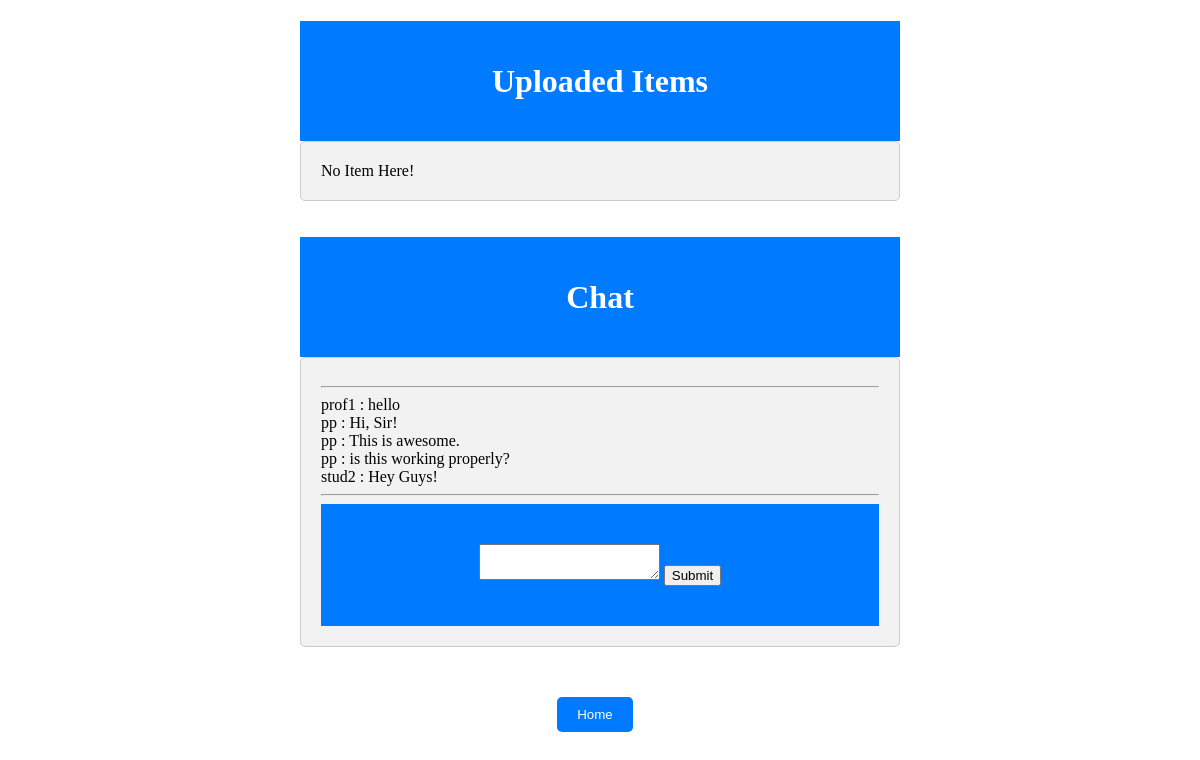
/viewcontents?course_id=2 (signed in), run on the app's committed database.
### app.py (models this page shows)
class MessegeStore(db.Model):
    messege_id = db.Column(db.Integer, primary_key=True, autoincrement=True)
    course_id = db.Column(db.Integer, nullable=False)
    messege_content = db.Column(db.String(1500), nullable=False)
    sender_name = db.Column(db.String(30), nullable=False)

### app.py (the view)
@app.route('/viewcontents')
def viewcontents():
    if current_user.is_authenticated:
        s_uname = current_user.uname
        cid = request.args.get('course_id')
        crs = Course.query.filter_by(id=cid).first()
        items = Upload.query.filter_by(owner = crs.teacher_uname, cid=cid).all()
        messeges = MessegeStore.query.filter_by(course_id = cid).all()
        return render_template('course_page_for_students.html', t_uname=crs.teacher_uname, s_uname=s_uname, crs=crs, items=items, messeges = messeges)

### app.py (called while the page is built)
@login_manager.user_loader
def load_user(uname):
    return User.query.filter_by(uname=uname).first()

### templates/course_page_for_students.html (shortened to what this page needs)
<!DOCTYPE html>
<html>
  <head>
    <link rel="stylesheet" type="text/css" href= {{ url_for('static', filename='loginstyles.css') }} />
  </head>
  <body>
    <header>
        <h1>Uploaded Items</h1>
    </header>
    <main>
    {% if items %}
        <b>Items::</b>
        <br>
        <br>
        {% for f in items %}
            <hr>
            <img src="{{ url_for('static', filename='images/file.svg') }}" alt="file">
            &nbsp;
            <a href="{{url_for('download', filename = f.item_name)}}">{{f.item_name}}</a>
            <hr>
        {% endfor %}
    {% else %}
        No Item Here!
    {% endif %}
    </main>
    <br><br>
    <header>
        <h1>Chat</h1>
    </header>
    <main>
        {% if messeges %}
        <hr>
        {% for msg in messeges %}
        {{msg.sender_name}} :  {{msg.messege_content}}
        <br>
        {% endfor %}
        <hr>
        {% endif %}
    <header>
        <form action="{{url_for('sendMsg', cid=crs.id, uname=s_uname)}}" method="POST">
            <textarea name="msgcontent"></textarea>
            <input type="submit">
        </form>
    </header>
    </main>
        <form action="/home" method="GET">
            <div class="auth-options">
                <button type="submit">Home</button>
            </div>
        </form>
    </body>
</html>

### static/loginstyles.css (style rules this page uses)
* { box-sizing: border-box; }
header, main, footer { max-width: 600px; margin: 0 auto; padding: 20px; }
header { background-color: #007bff; color: #fff; text-align: center; }
main { background-color: #f2f2f2; border: 1px solid #ccc; border-radius: 5px; }
form { padding: 20px; }
.auth-options { display: flex; justify-content: center; margin-top: 20px; }
.auth-options button { background-color: #fff; border: 1px solid #ccc; border-radius: 5px; padding: 10px 20px; cursor: pointer; transition: background-color 0.3s ease; }
.auth-options button:first-child { margin-right: 10px; }
form div { margin-bottom: 10px; }
button[type="submit"] { background-color: #007bff; color: #fff; color: #fff; border: none; border-radius: 5px; padding: 10px 20px; cursor: pointer; transition: background-color 0.3s ease; margin-top: 10px; }

### data on the page
MessegeStore: sender_name "prof1", messege_content "hello"
MessegeStore: sender_name "pp", messege_content "Hi, Sir!"
MessegeStore: sender_name "pp", messege_content "This is awesome."
MessegeStore: sender_name "pp", messege_content "is this working properly?"
MessegeStore: sender_name "stud2", messege_content "Hey Guys!"
